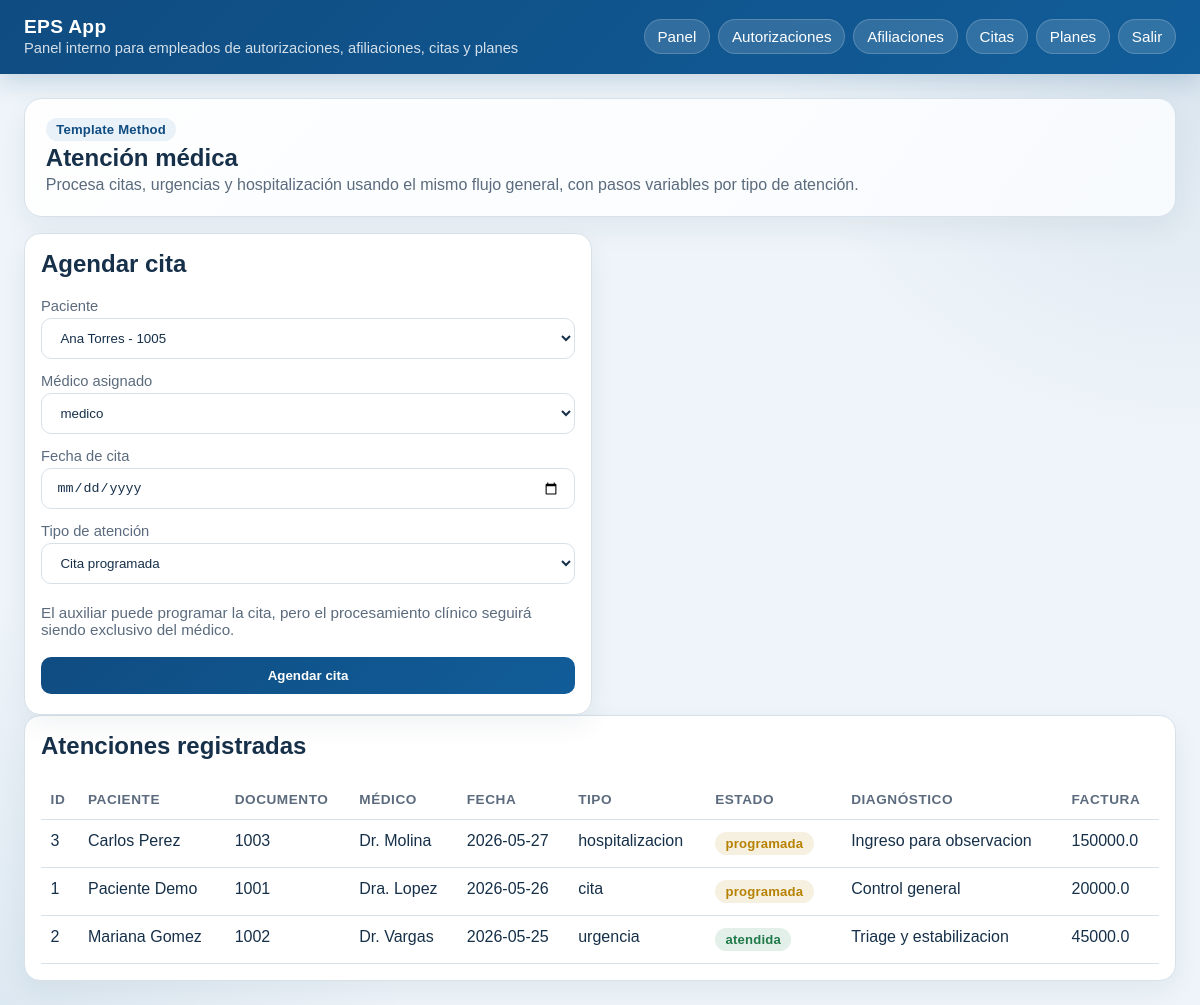
/citas/ (signed in), run on the app's committed database.
### tables this page shows
CREATE TABLE citas (
            id INTEGER PRIMARY KEY AUTOINCREMENT,
            paciente_id INTEGER NOT NULL,
            medico TEXT NOT NULL,
            fecha TEXT NOT NULL,
            tipo_atencion TEXT NOT NULL,
            estado TEXT NOT NULL,
            motivo_consulta TEXT,
            diagnostico TEXT,
            observaciones TEXT,
            triage TEXT,
            signos_vitales TEXT,
            intervenciones TEXT,
            habitacion TEXT,
            fecha_ingreso TEXT,
            fecha_alta TEXT,
            factura_total REAL NOT NULL DEFAULT 0,
            FOREIGN KEY(paciente_id) REFERENCES pacientes(id)
        );

CREATE TABLE pacientes (
            id INTEGER PRIMARY KEY AUTOINCREMENT,
            nombre TEXT NOT NULL,
            documento TEXT UNIQUE NOT NULL,
            direccion TEXT,
            telefono TEXT,
            email TEXT,
            estado_afiliacion TEXT NOT NULL DEFAULT 'pendiente',
            plan_id INTEGER NOT NULL DEFAULT 1,
            FOREIGN KEY(plan_id) REFERENCES planes(id)
        );

### presentation/controllers/appointment_controller.py (the view)
@appointment_bp.route("/")
@login_required
@role_required("medico", "admin", "auxiliar")
def index():
    appointments = appointment_service.list_appointments()
    return render_template(
        "citas/index.html",
        appointments=appointments,
        patients=appointment_service.list_patients(),
        medicos=appointment_service.list_medicos(),
        medico_actual=session.get("username"),
        puede_procesar=session.get("rol") == "medico",
        puede_agendar=session.get("rol") in ("auxiliar", "admin"),
    )

### business/services/appointment_service.py (called while the page is built)
    def list_appointments(self):
        return self.appointment_dao.list_all()

    def list_patients(self):
        connection = get_connection()
        return connection.execute("SELECT id, nombre, documento FROM pacientes ORDER BY nombre").fetchall()

    def list_medicos(self):
        connection = get_connection()
        return connection.execute(
            "SELECT id, 'medico' AS username, rol FROM usuarios WHERE rol = 'medico' AND activo = 1 ORDER BY username"
        ).fetchall()

### data/database.py (called while the page is built)
def get_connection():
    if "db" not in g:
        database_path = Path(current_app.config["DATABASE"])
        connection = sqlite3.connect(database_path)
        connection.row_factory = sqlite3.Row
        g.db = connection
    return g.db

def close_connection(_error=None):
    connection = g.pop("db", None)
    if connection is not None:
        connection.close()

### presentation/controllers/auth_controller.py (called while the page is built)
def login_required(view):
    @wraps(view)
    def wrapped(*args, **kwargs):
        if "user_id" not in session:
            return redirect(url_for("auth.login"))
        return view(*args, **kwargs)
    return wrapped

def role_required(*allowed_roles):
    def decorator(view):
        @wraps(view)
        def wrapped(*args, **kwargs):
            if session.get("rol") not in allowed_roles:
                return redirect(url_for("auth.dashboard"))
            return view(*args, **kwargs)
        return wrapped
    return decorator

### presentation/templates/citas/index.html
{% extends 'base.html' %}
{% block content %}
<section class="hero">
  <div class="badge">Template Method</div>
  <h1>Atención médica</h1>
  <p>Procesa citas, urgencias y hospitalización usando el mismo flujo general, con pasos variables por tipo de atención.</p>
</section>
<section class="grid two">
  <article class="card">
    <h2>{% if puede_procesar %}Registrar atención{% elif puede_agendar %}Agendar cita{% else %}Atención médica{% endif %}</h2>
    {% if puede_procesar %}
    <form method="post" action="{{ url_for('appointment.procesar') }}">
      <label for="paciente_id">Paciente</label>
      <select id="paciente_id" name="paciente_id">
        {% for patient in patients %}
          <option value="{{ patient['id'] }}">{{ patient['nombre'] }} - {{ patient['documento'] }}</option>
        {% endfor %}
      </select>
      <label for="medico">Médico</label>
      <input id="medico" name="medico" type="text" value="{{ medico_actual }}" readonly>
      <label for="fecha">Fecha</label>
      <input id="fecha" name="fecha" type="date">
      <label for="tipo_atencion">Tipo de atención</label>
      <select id="tipo_atencion" name="tipo_atencion">
        <option value="cita">Cita programada</option>
        <option value="urgencia">Urgencia inmediata</option>
        <option value="hospitalizacion">Hospitalización</option>
      </select>
      <div id="campos_clinicos" style="margin-top:.6rem">
        <div id="campo_motivo">
          <label for="motivo_consulta">Motivo de la consulta</label>
          <input id="motivo_consulta" name="motivo_consulta" type="text">
        </div>
        <div id="campo_observaciones">
          <label for="observaciones">Observaciones / Indicaciones</label>
          <textarea id="observaciones" name="observaciones" rows="3"></textarea>
        </div>
        <div id="campo_triage" style="display:none">
          <label for="triage">Nivel de triage</label>
          <select id="triage" name="triage">
            <option value="">--</option>
            <option value="verde">Verde</option>
            <option value="amarillo">Amarillo</option>
            <option value="naranja">Naranja</option>
            <option value="rojo">Rojo</option>
          </select>
        </div>
        <div id="campo_signos" style="display:none">
          <label for="signos_vitales">Signos vitales</label>
          <input id="signos_vitales" name="signos_vitales" type="text" placeholder="TA:120/80, FC:80, FR:16">
        </div>
        <div id="campo_intervenciones" style="display:none">
          <label for="intervenciones">Intervenciones realizadas</label>
          <textarea id="intervenciones" name="intervenciones" rows="2"></textarea>
        </div>
        <div id="campo_habitacion" style="display:none">
          <label for="habitacion">Habitación asignada</label>
          <input id="habitacion" name="habitacion" type="text">
        </div>
        <div id="campo_fecha_ingreso" style="display:none">
          <label for="fecha_ingreso">Fecha de ingreso</label>
          <input id="fecha_ingreso" name="fecha_ingreso" type="date">
        </div>
        <div id="campo_fecha_alta" style="display:none">
          <label for="fecha_alta">Fecha probable de alta</label>
          <input id="fecha_alta" name="fecha_alta" type="date">
        </div>
      </div>
      <script>
        function updateClinicalFields() {
          var tipo = document.getElementById('tipo_atencion').value;
          document.getElementById('campo_triage').style.display = (tipo==='urgencia') ? 'block' : 'none';
          document.getElementById('campo_signos').style.display = (tipo==='urgencia') ? 'block' : 'none';
          document.getElementById('campo_intervenciones').style.display = (tipo==='urgencia') ? 'block' : 'none';
          document.getElementById('campo_habitacion').style.display = (tipo==='hospitalizacion') ? 'block' : 'none';
          document.getElementById('campo_fecha_ingreso').style.display = (tipo==='hospitalizacion') ? 'block' : 'none';
          document.getElementById('campo_fecha_alta').style.display = (tipo==='hospitalizacion') ? 'block' : 'none';
        }
        document.getElementById('tipo_atencion').addEventListener('change', updateClinicalFields);
        window.addEventListener('load', updateClinicalFields);
      </script>
      <button type="submit">Procesar atención</button>
    </form>
    {% elif puede_agendar %}
    <form method="post" action="{{ url_for('appointment.agendar') }}">
      <label for="paciente_id">Paciente</label>
      <select id="paciente_id" name="paciente_id">
        {% for patient in patients %}
          <option value="{{ patient['id'] }}">{{ patient['nombre'] }} - {{ patient['documento'] }}</option>
        {% endfor %}
      </select>
      <label for="medico">Médico asignado</label>
      <select id="medico" name="medico">
        {% for medico in medicos %}
          <option value="{{ medico['username'] }}">{{ medico['username'] }}</option>
        {% endfor %}
      </select>
      <label for="fecha">Fecha de cita</label>
      <input id="fecha" name="fecha" type="date">
      <label for="tipo_atencion">Tipo de atención</label>
      <select id="tipo_atencion" name="tipo_atencion">
        <option value="cita">Cita programada</option>
      </select>
      <p class="meta">El auxiliar puede programar la cita, pero el procesamiento clínico seguirá siendo exclusivo del médico.</p>
      <button type="submit">Agendar cita</button>
    </form>
    {% else %}
      <p class="empty">Solo el médico puede procesar atenciones. Si tu rol es auxiliar, aquí verás el historial y podrás agendar citas.</p>
    {% endif %}
  </article>
</section>
<section class="card">
  <h2>Atenciones registradas</h2>
  {% if appointments %}
  <table>
    <thead>
      <tr>
        <th>ID</th>
        <th>Paciente</th>
        <th>Documento</th>
        <th>Médico</th>
        <th>Fecha</th>
        <th>Tipo</th>
        <th>Estado</th>
        <th>Diagnóstico</th>
        <th>Factura</th>
      </tr>
    </thead>
    <tbody>
      {% for item in appointments %}
      <tr>
        <td>{{ item.id }}</td>
        <td>{{ item.paciente_nombre }}</td>
        <td>{{ item.paciente_documento }}</td>
        <td>{{ item.medico }}</td>
        <td>{{ item.fecha }}</td>
        <td>{{ item.tipo_atencion }}</td>
        <td><span class="badge {% if item.estado == 'atendida' %}success{% else %}warning{% endif %}">{{ item.estado }}</span></td>
        <td>{{ item.diagnostico }}</td>
        <td>{{ item.factura_total }}</td>
      </tr>
      {% endfor %}
    </tbody>
  </table>
  {% else %}
    <p class="empty">No hay atenciones registradas todavía.</p>
  {% endif %}
</section>
{% endblock %}

### presentation/templates/base.html (style rules this page uses)
:root { --bg: #eef4f9; --panel: #ffffff; --panel-soft: #f8fbfe; --text: #163049; --muted: #5b6b7d; --primary: #0f4c81; --primary-2: #115d99; --border: #d7e1ea; --success: #1f7a4a; --warning: #b78103; --danger: #a23434; }
* { box-sizing: border-box; }
body { font-family: Arial, sans-serif; margin: 0; background: radial-gradient(circle at top right, rgba(15,76,129,.10), transparent 28%), radial-gradient(circle at bottom left, rgba(17,93,153,.08), transparent 26%), var(--bg); color: var(--text); }
.hero { background: linear-gradient(135deg, rgba(255,255,255,.95), rgba(248,251,254,.98)); border: 1px solid var(--border); border-radius: 18px; padding: 1.2rem 1.3rem; margin-bottom: 1rem; box-shadow: 0 12px 30px rgba(18,49,74,.06); }
.hero h1, .hero h2, .hero p { margin: .2rem 0; }
.hero p { color: var(--muted); }
.grid { display: grid; gap: 1rem; }
.grid.two { grid-template-columns: repeat(2, minmax(0, 1fr)); }
.card { background: var(--panel); border: 1px solid var(--border); border-radius: 16px; padding: 1rem; box-shadow: 0 10px 28px rgba(18,49,74,.06); }
.card h2, .card h3 { margin-top: 0; }
.meta { color: var(--muted); font-size: .95rem; }
.badge { display: inline-flex; align-items: center; gap: .35rem; padding: .25rem .65rem; border-radius: 999px; background: #eaf2f9; color: var(--primary); font-size: .82rem; font-weight: 700; letter-spacing: .2px; margin-right: .35rem; }
.badge.success { background: rgba(31,122,74,.12); color: var(--success); }
.badge.warning { background: rgba(183,129,3,.12); color: var(--warning); }
input, select, button, textarea { padding: .7rem .9rem; margin: .25rem 0; width: 100%; box-sizing: border-box; border: 1px solid var(--border); border-radius: 10px; background: white; color: var(--text); }
label { display: block; font-size: .92rem; color: var(--muted); margin-top: .6rem; }
button { background: linear-gradient(135deg, var(--primary), var(--primary-2)); color: white; border: 0; border-radius: 10px; cursor: pointer; font-weight: 700; }
table { width: 100%; border-collapse: collapse; }
th, td { text-align: left; padding: .75rem .6rem; border-bottom: 1px solid var(--border); vertical-align: top; }
th { color: var(--muted); font-size: .85rem; text-transform: uppercase; letter-spacing: .04em; }

### data on the page
citas: id "3", paciente_nombre "Carlos Perez", paciente_documento "1003", medico "Dr. Molina", fecha "2026-05-27", tipo_atencion "hospitalizacion", estado "programada", diagnostico "Ingreso para observacion", factura_total "150000.0"
citas: id "1", paciente_nombre "Paciente Demo", paciente_documento "1001", medico "Dra. Lopez", fecha "2026-05-26", tipo_atencion "cita", estado "programada", diagnostico "Control general", factura_total "20000.0"
citas: id "2", paciente_nombre "Mariana Gomez", paciente_documento "1002", medico "Dr. Vargas", fecha "2026-05-25", tipo_atencion "urgencia", estado "atendida", diagnostico "Triage y estabilizacion", factura_total "45000.0"

### other printed values
form field paciente_id "Ana Torres - 1005"
form field medico "medico"
